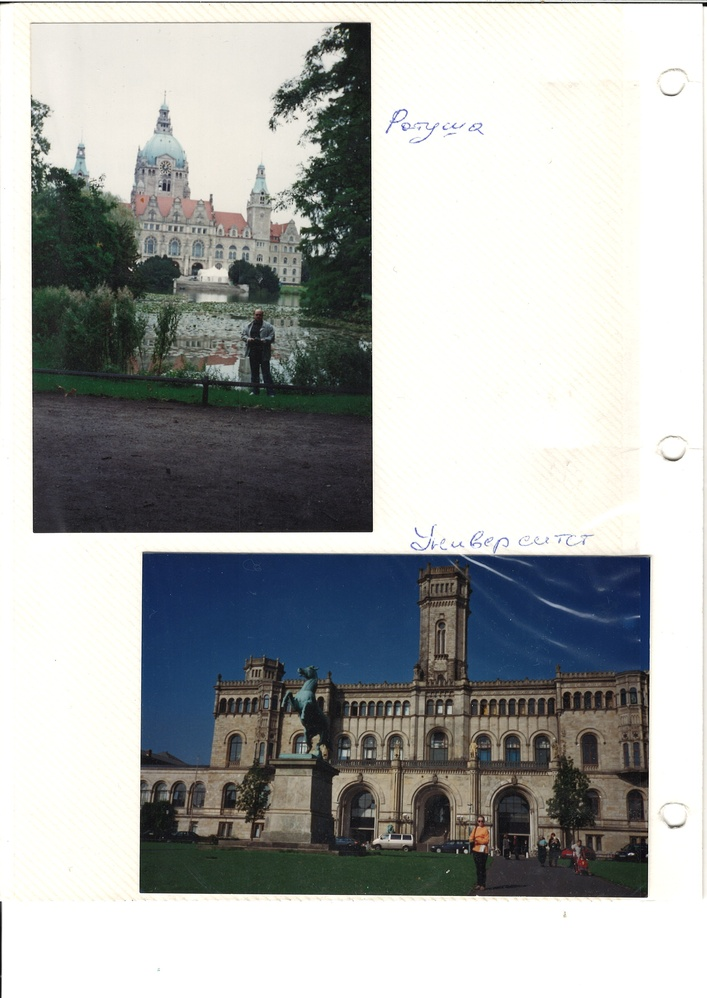
#> input picture test_pictures/test_get_pictures/test_1.jpeg, 707 x 998 px, shrunk from 2480 x 3504 before the run; its folder holds only this picture in this run
$ python -i test.py   (imports and definitions only)
#> lines starting #> are read from the running program, lines starting #| are printed output that depends on the picture; after the words box and inside, x2 and y2 are one past the last pixel; in counts of white or black regions, pixels touching at a corner belong together
import cv2
import numpy as np
import os

# Directory containing your scanned images
input_dir = "input"
output_dir = "output"

# [2 lines not run here, left out]

# Function to crop the image based on the two largest contours
def crop_image(image_path, output_path_prefix):
    # Read the image
#> called with output_path_prefix = 'out.png'
    image = cv2.imread(image_path)
#> image is the input picture: shape (998, 707, 3); mean B, G, R 171, 172.2, 169.9
    # Convert to grayscale
    gray = cv2.cvtColor(image, cv2.COLOR_BGR2GRAY)
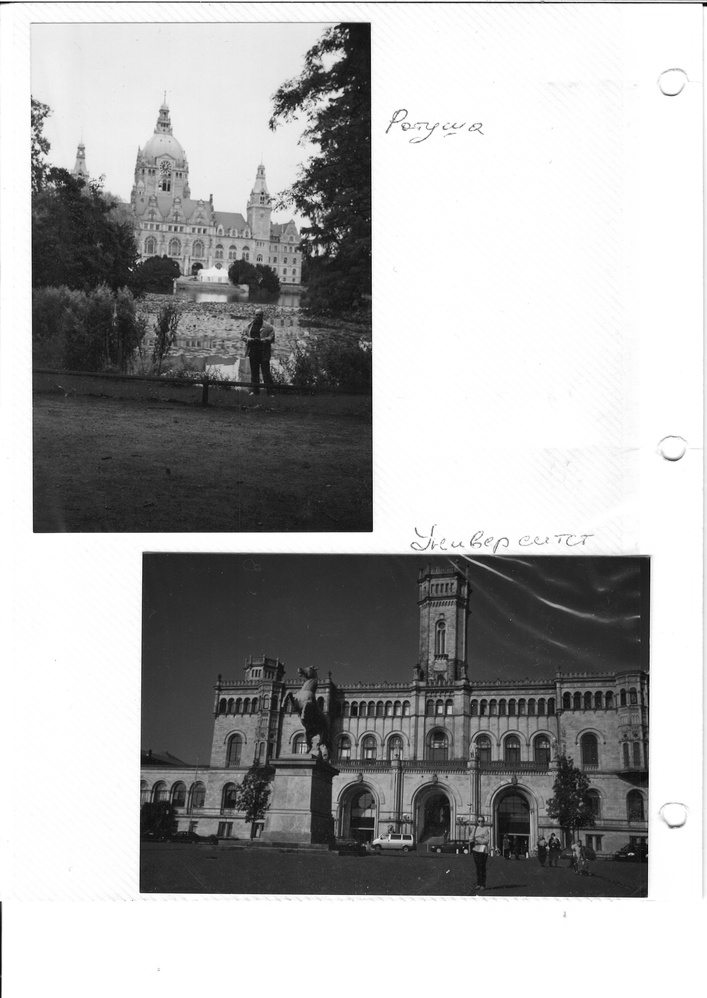
#> gray: shape (998, 707); min 0, max 255, mean 171.4
    # Apply binary thresholding
    _, thresh = cv2.threshold(gray, 240, 255, cv2.THRESH_BINARY_INV)
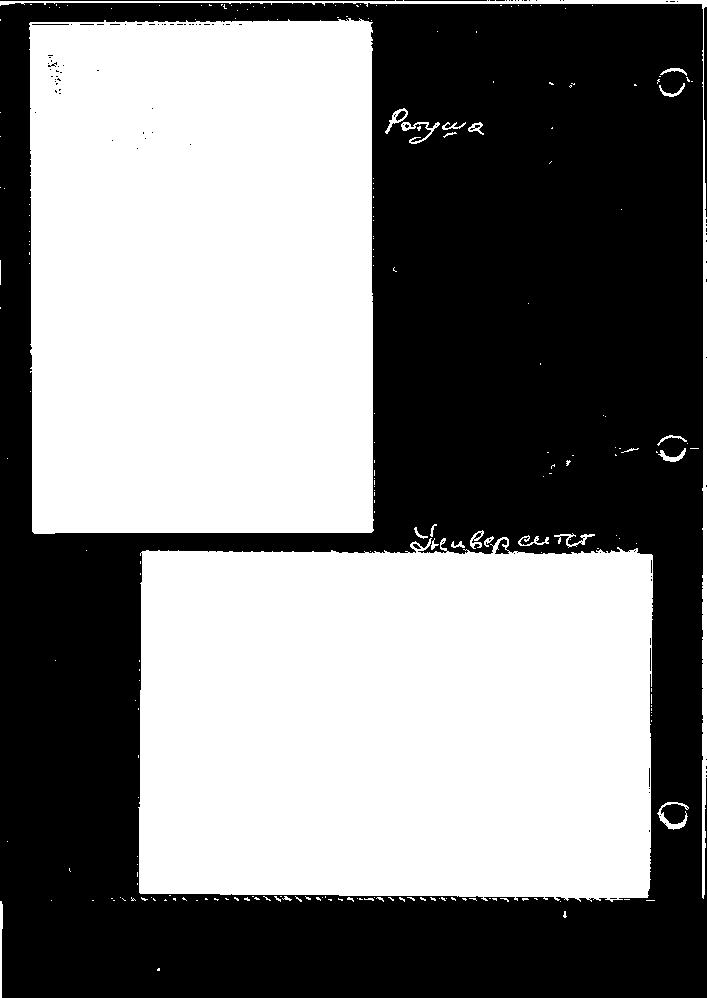
#> thresh: shape (998, 707); 50.8% white; 110 black regions (101 under 20 px)
    # Find contours
    contours, _ = cv2.findContours(thresh, cv2.RETR_EXTERNAL, cv2.CHAIN_APPROX_SIMPLE)
#> contours = 220 contours, 200 with area under 20; largest, box (x1, y1, x2, y2) and area: (138, 537, 653, 902) 175275, (29, 18, 374, 534) 173842, (0, 0, 707, 899) 3554, (657, 802, 689, 830) 197, (385, 108, 408, 134) 182
    # Sort contours by area (largest to smallest)
    contours = sorted(contours, key=cv2.contourArea, reverse=True)

    # Process the two largest contours
    for i, contour in enumerate(contours[:2]):
        x, y, w, h = cv2.boundingRect(contour)
        cropped_image = image[y:y+h, x:x+w]
        output_path = f"{output_path_prefix}_{i+1}.jpg"
        cv2.imwrite(output_path, cropped_image)
#> this loop made 2 passes
#> (x, y, w, h, output_path) on passes 1 to 2: (138, 537, 515, 365, 'out.png_1.jpg'), (29, 18, 345, 516, 'out.png_2.jpg')
#> pass 1, in crop_image, `cropped_image = image[y:y+h, x:x+w]`:
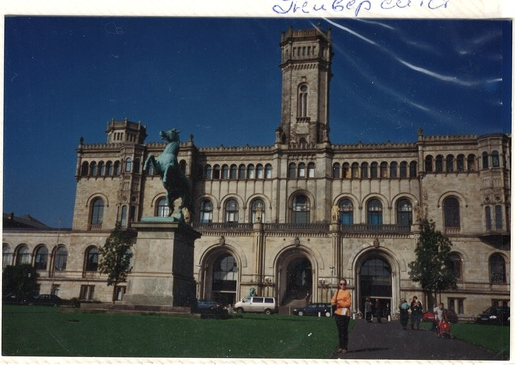
#> cropped_image: shape (365, 515, 3); mean B, G, R 88, 81.3, 75
#> pass 2, in crop_image, `cropped_image = image[y:y+h, x:x+w]`:
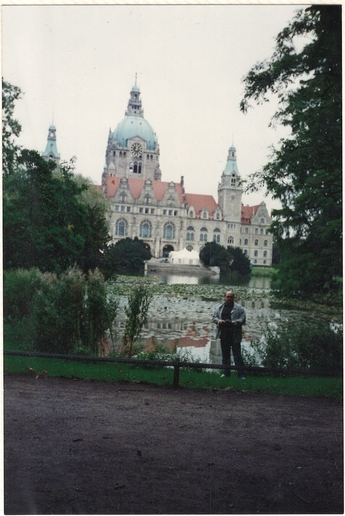
#> cropped_image: shape (516, 345, 3); mean B, G, R 109.3, 113.6, 110.9

# Process all images in the directory
# [5 lines not run here, left out]

>>> result = crop_image('test_pictures/test_get_pictures/test_1.jpeg', 'out.png')

$ run again, on test_pictures/test_get_pictures/test_2.jpeg
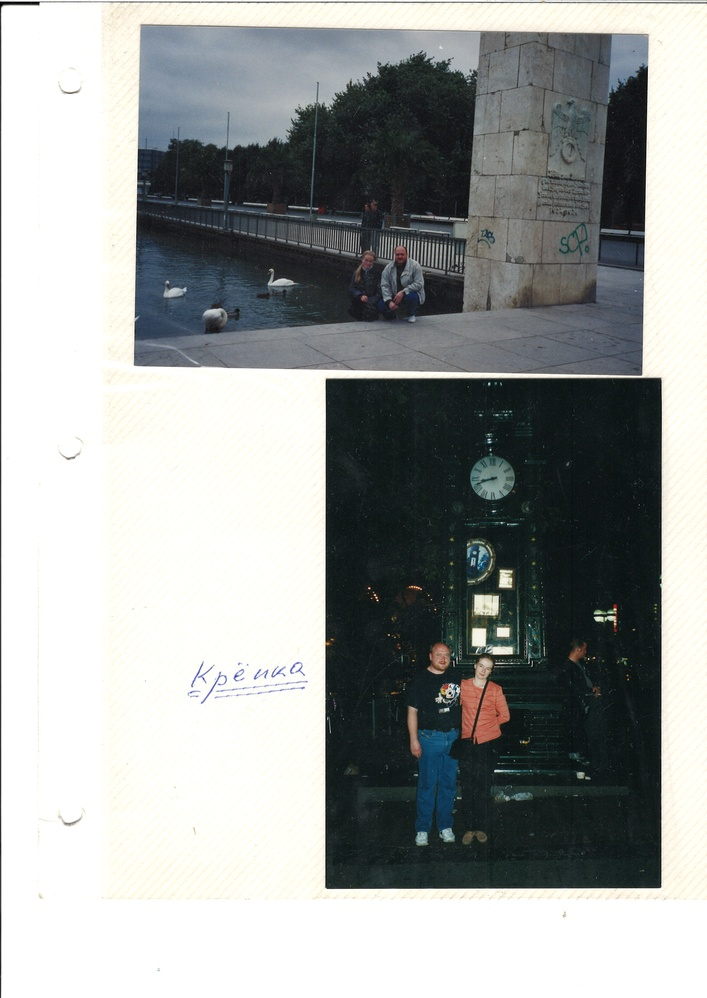
#> input picture test_pictures/test_get_pictures/test_2.jpeg, 707 x 998 px, shrunk from 2480 x 3504 before the run
#> in crop_image, image is the input picture: shape (998, 707, 3); mean B, G, R 157.9, 159.4, 156.1
#> in crop_image, `_, thresh = cv2.threshold(gray, 240, 255, cv2.THRESH_BINARY_INV)`:
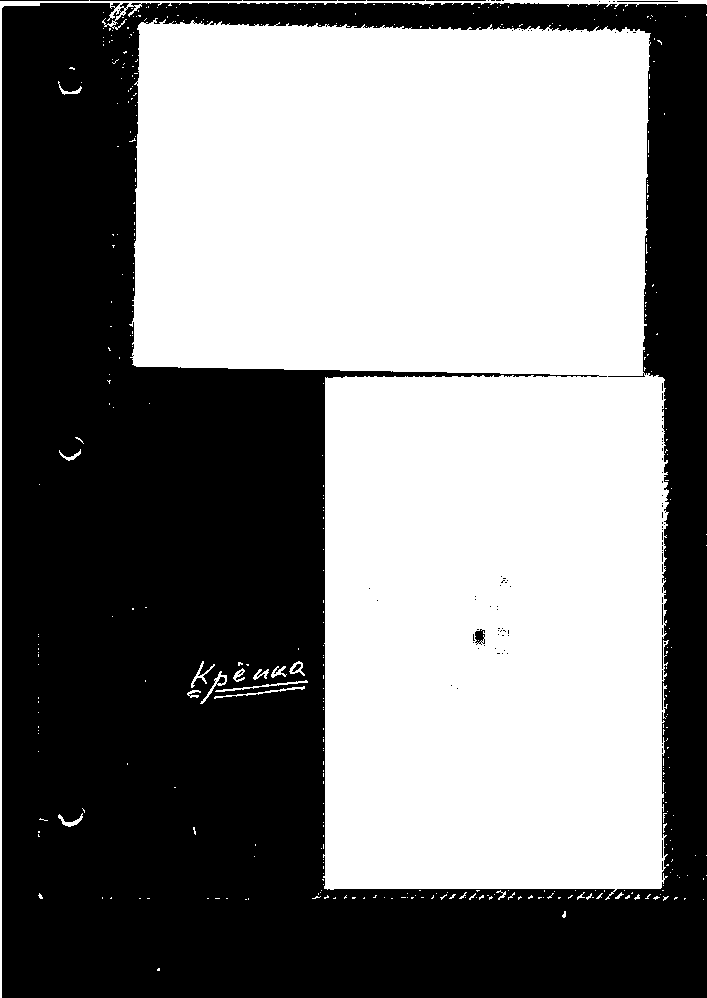
#> thresh: shape (998, 707); 50.5% white; 102 black regions (91 under 20 px)
#> contours = 400 contours, 386 with area under 20; largest, box (x1, y1, x2, y2) and area: (129, 18, 669, 900) 347654, (0, 0, 707, 998) 2624, (200, 671, 227, 704) 140, (289, 661, 305, 676) 108, (215, 680, 308, 692) 96
#> the loop in crop_image, `for i, contour in enumerate(contours[:2]):` made 2 passes
#> (x, y, w, h, output_path) on passes 1 to 2: (129, 18, 540, 882, 'out.png_1.jpg'), (0, 0, 707, 998, 'out.png_2.jpg')
#> pass 1, in crop_image, `cropped_image = image[y:y+h, x:x+w]`:
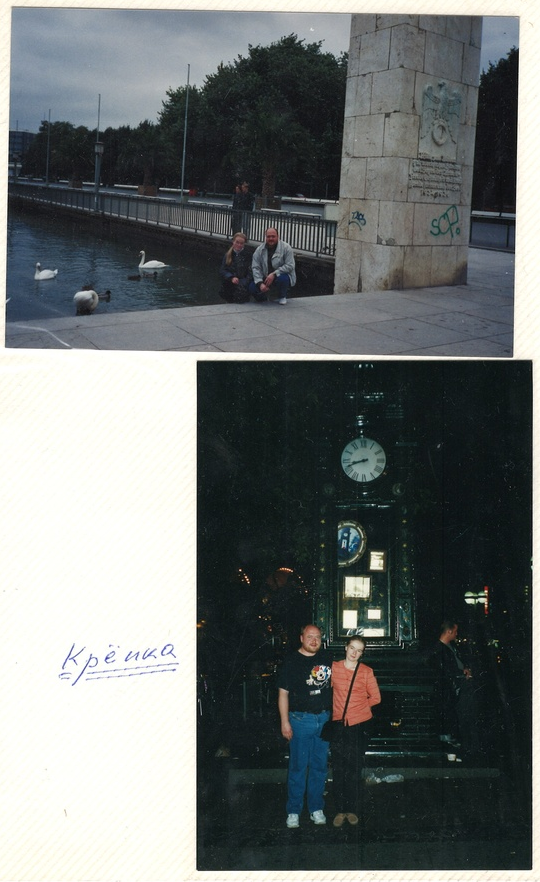
#> cropped_image: shape (882, 540, 3); mean B, G, R 114.1, 114.6, 109.6

$ run again, on test_pictures/test_get_pictures/test_3.jpeg
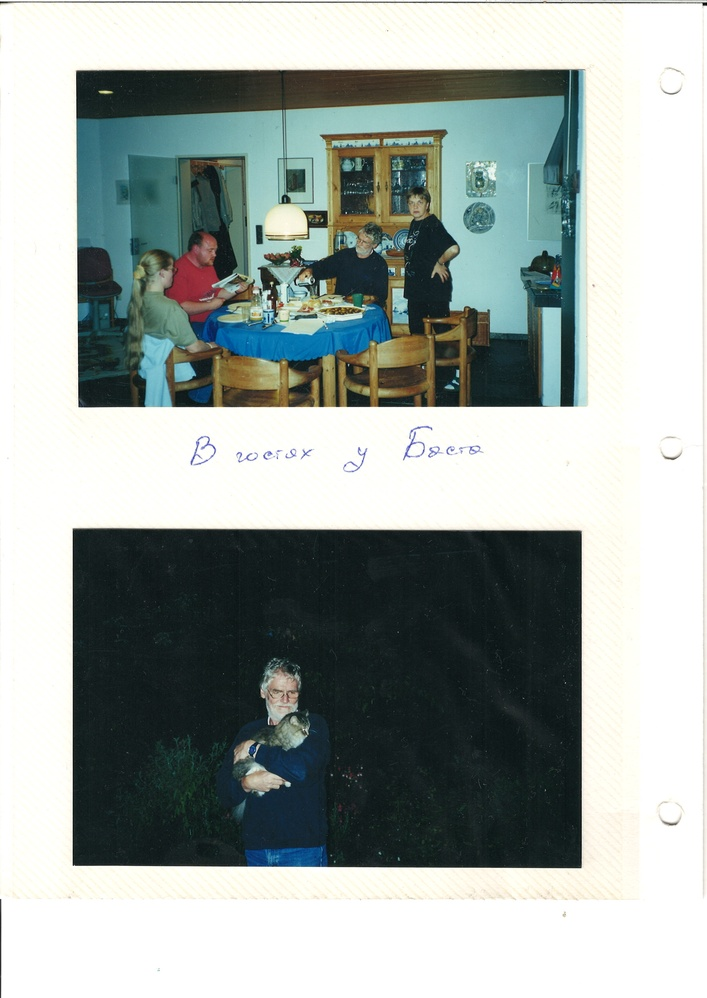
#> input picture test_pictures/test_get_pictures/test_3.jpeg, 707 x 998 px, shrunk from 2480 x 3504 before the run
#> in crop_image, image is the input picture: shape (998, 707, 3); mean B, G, R 162, 165.5, 156.8
#> in crop_image, `_, thresh = cv2.threshold(gray, 240, 255, cv2.THRESH_BINARY_INV)`:
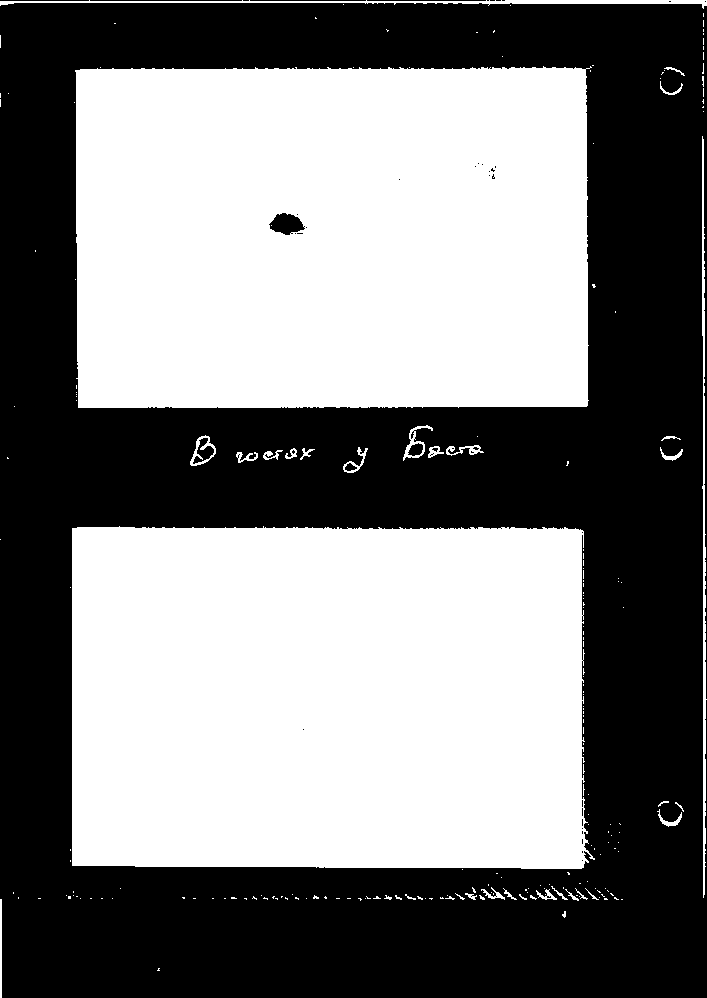
#> thresh: shape (998, 707); 50% white; 45 black regions (36 under 20 px)
#> contours = 213 contours, 188 with area under 20; largest, box (x1, y1, x2, y2) and area: (72, 526, 595, 869) 172560, (75, 66, 592, 408) 172282, (0, 0, 707, 9) 1216, (702, 136, 707, 898) 1071, (190, 435, 216, 466) 464
#> the loop in crop_image, `for i, contour in enumerate(contours[:2]):` made 2 passes
#> (x, y, w, h, output_path) on passes 1 to 2: (72, 526, 523, 343, 'out.png_1.jpg'), (75, 66, 517, 342, 'out.png_2.jpg')
#> pass 2, in crop_image, `cropped_image = image[y:y+h, x:x+w]`:
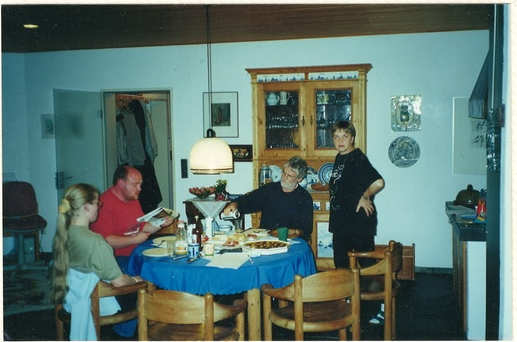
#> cropped_image: shape (342, 517, 3); mean B, G, R 109.8, 116.2, 92.1

$ run again, on test_pictures/test_get_pictures/test_4.jpeg
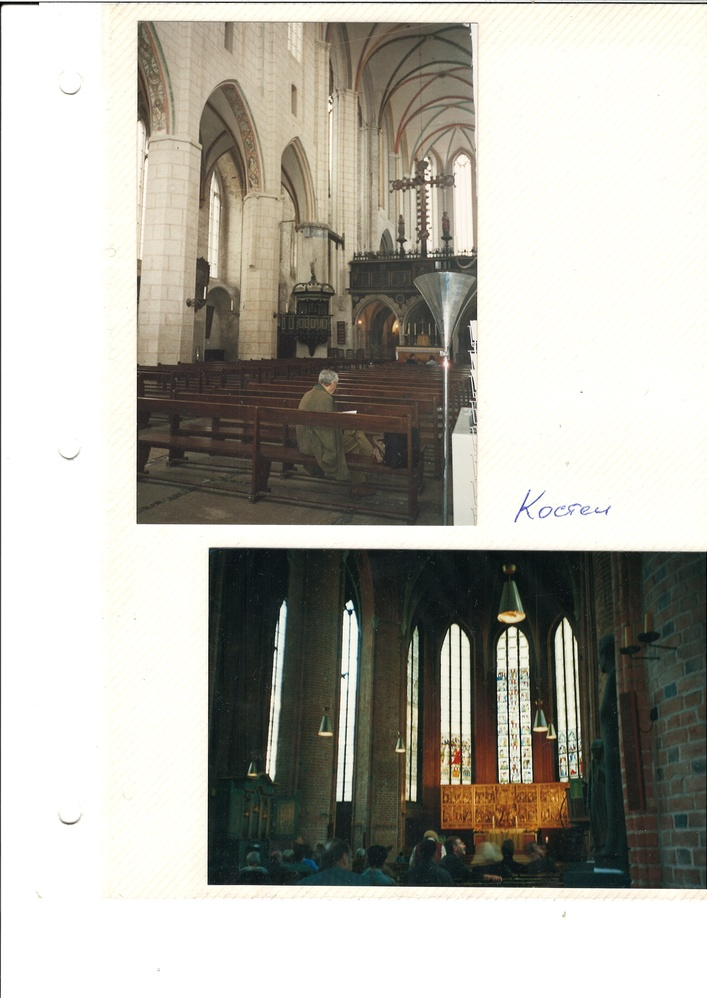
#> input picture test_pictures/test_get_pictures/test_4.jpeg, 707 x 998 px, shrunk from 2480 x 3504 before the run
#> in crop_image, image is the input picture: shape (998, 707, 3); mean B, G, R 166.6, 175, 176.9
#> in crop_image, `_, thresh = cv2.threshold(gray, 240, 255, cv2.THRESH_BINARY_INV)`:
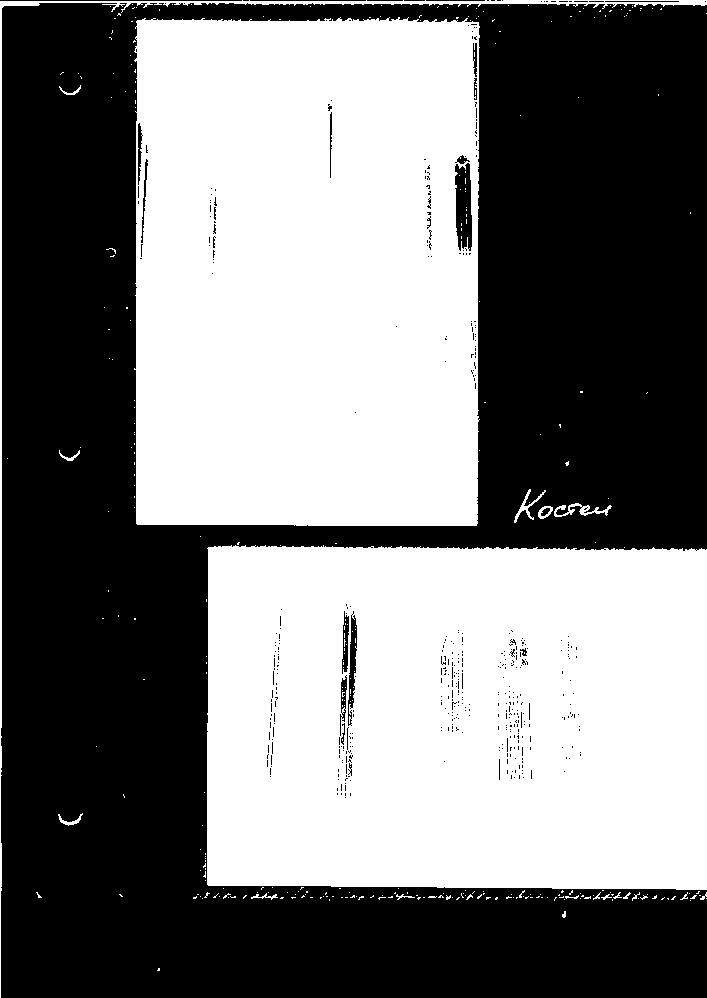
#> thresh: shape (998, 707); 48.8% white; 318 white regions (298 under 20 px)
#> contours = 269 contours, 259 with area under 20; largest, box (x1, y1, x2, y2) and area: (134, 17, 480, 526) 172026, (207, 545, 707, 890) 168874, (0, 0, 707, 998) 2612, (554, 503, 612, 517) 196, (514, 489, 546, 523) 136
#> the loop in crop_image, `for i, contour in enumerate(contours[:2]):` made 2 passes
#> (x, y, w, h, output_path) on passes 1 to 2: (134, 17, 346, 509, 'out.png_1.jpg'), (207, 545, 500, 345, 'out.png_2.jpg')
#> pass 2, in crop_image, `cropped_image = image[y:y+h, x:x+w]`:
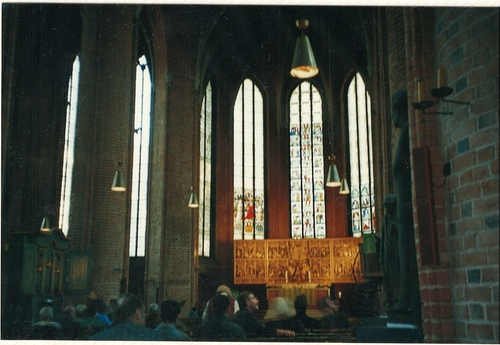
#> cropped_image: shape (345, 500, 3); mean B, G, R 58.5, 68.8, 66.9
